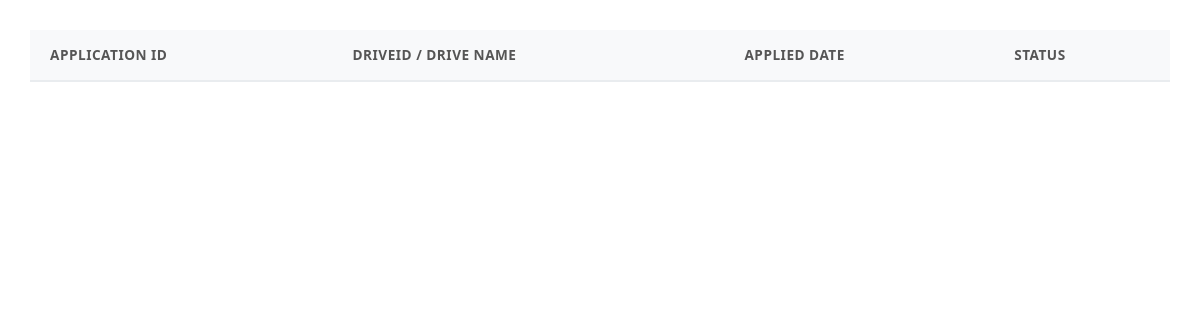
/admin/2/history, run on an earlier commit of the app's database.
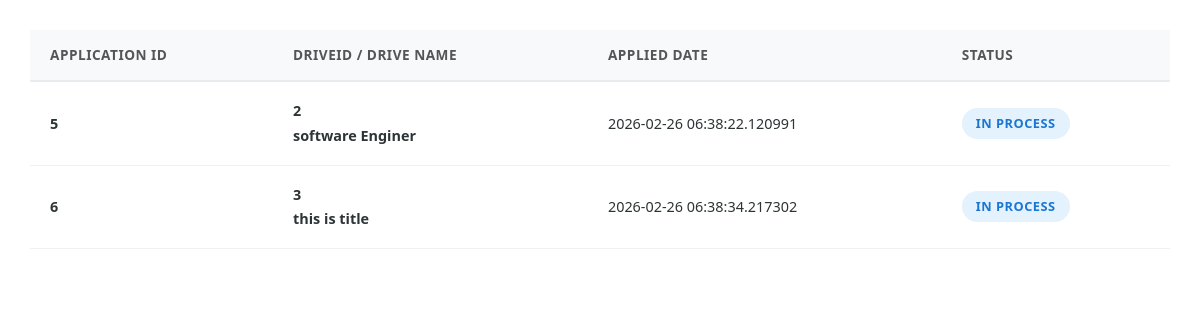
And on a later commit of the database.
### portal/models.py (models this page shows)
class Application(db.Model,UserMixin):
    __tablename__ = 'applications'
    id = db.Column(db.Integer , primary_key = True)
    student_id = db.Column(db.Integer,db.ForeignKey('students.id'), nullable = False)
    drive_id = db.Column(db.Integer,db.ForeignKey('placement_drives.id') , nullable = False)
    applied_at = db.Column(db.DateTime,default = datetime.utcnow)
    status = db.Column(db.String(30), nullable = False,default = 'PENDING')#PENDING , SHORTLISTED,SELECTED , REJECTED
    drive = db.relationship('Drive', backref='applications')
    student = db.relationship('Student' , backref = 'students')
    __table_args__ = (
    db.UniqueConstraint('student_id', 'drive_id', name='unique_student_drive'),
)

class Drive(db.Model,UserMixin):
    __tablename__ = 'placement_drives'
    id = db.Column(db.Integer , primary_key = True)
    company_id = db.Column(db.Integer,db.ForeignKey('companies.id') , nullable = False)
    job_title = db.Column(db.String(100), nullable = False)
    description = db.Column(db.String(200), nullable = False)
    eligibility = db.Column(db.String(100), nullable = False)
    deadline = db.Column(db.DateTime, nullable = False)
    status = db.Column(db.String(20), nullable = False,default ='APPROVED') #APPROVED,PENDING,CLOSED
    company = db.relationship('Company' , backref = 'companies')

### app.py (the view)
@app.route('/admin/<int:student_id>/history')
def history_ad(student_id):
    apple = Application.query.filter_by(student_id = student_id)
    return render_template('student/student_history.html',
                           apple = apple)

### templates/student/student_history.html (shortened to what this page needs)
<!DOCTYPE html>
<html lang="en">
<head>
    <link href="https://cdn.jsdelivr.net/npm/bootstrap@5.3.0-alpha1/dist/css/bootstrap.min.css" rel="stylesheet">
</head>
<body>
    <div class="main-container">
        <div class="tableView">
            <table class="app-tab">
                <thead>
                    <tr>
                        <th>Application ID</th>
                        <th>DriveID / Drive Name</th>
                        <th>Applied Date</th>
                        <th>Status</th>
                    </tr>
                </thead>
                <tbody>
                    {% for a in apple %}
                    <tr>
                        <td><strong>{{a.id}}</strong></td>
                        <td>
                            <div class="d-info">
                                <div class="drive-title-sm">{{a.drive_id}}</div>
                                <div class="drive-title-sm">{{a.drive.job_title}}</div>
                            </div>
                        </td>
                        <td>{{a.applied_at}}</td>
                        <td>
                            {% if a.status == 'SHORTLISTED' %}
                            <span class="status-badge status-shortlisted">Shortlisted</span>
                            {% elif a.status == 'SELECTED' %}
                            <span class="status-badge status-selected">Selected</span>
                            {% elif a.status == 'REJECTED' %}
                            <span class="status-badge status-rejected">Rejected</span>
                            {% else %}
                            <span class="status-badge status-applied">In Process</span>
                            {% endif %}
                        </td>
                    </tr>
                    {% endfor %}
                </tbody>
            </table>
        </div>
    </div>
</body>
</html>

What changed in the data, as far as the page shows it:
added Application: id "5", drive_id "2", drive.job_title "software Enginer", applied_at "2026-02-26 06:38:22.120991", status "IN PROCESS"
added Application: id "6", drive_id "3", drive.job_title "this is title", applied_at "2026-02-26 06:38:34.217302", status "IN PROCESS"
